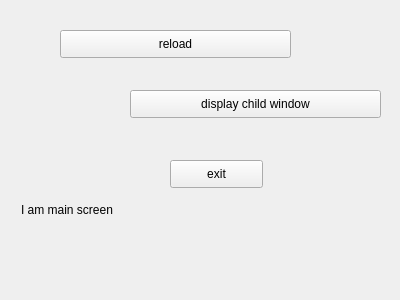
<?xml version="1.0" encoding="UTF-8"?>
<ui version="4.0">
 <class>myWidget</class>
 <widget class="QWidget" name="myWidget">
  <property name="geometry">
   <rect>
    <x>0</x>
    <y>0</y>
    <width>400</width>
    <height>300</height>
   </rect>
  </property>
  <property name="windowTitle">
   <string>myWidget</string>
  </property>
  <widget class="QLabel" name="label">
   <property name="geometry">
    <rect>
     <x>21</x>
     <y>200</y>
     <width>261</width>
     <height>20</height>
    </rect>
   </property>
   <property name="text">
    <string>I am main screen</string>
   </property>
  </widget>
  <widget class="QPushButton" name="showChildButton">
   <property name="geometry">
    <rect>
     <x>130</x>
     <y>90</y>
     <width>251</width>
     <height>28</height>
    </rect>
   </property>
   <property name="text">
    <string>display child window</string>
   </property>
  </widget>
  <widget class="QPushButton" name="pushButton">
   <property name="geometry">
    <rect>
     <x>60</x>
     <y>30</y>
     <width>231</width>
     <height>28</height>
    </rect>
   </property>
   <property name="text">
    <string>reload</string>
   </property>
  </widget>
  <widget class="QPushButton" name="pushButton_2">
   <property name="geometry">
    <rect>
     <x>170</x>
     <y>160</y>
     <width>93</width>
     <height>28</height>
    </rect>
   </property>
   <property name="text">
    <string>exit</string>
   </property>
  </widget>
 </widget>
 <layoutdefault spacing="6" margin="11"/>
 <resources/>
 <connections>
  <connection>
   <sender>pushButton_2</sender>
   <signal>clicked()</signal>
   <receiver>myWidget</receiver>
   <slot>close()</slot>
   <hints>
    <hint type="sourcelabel">
     <x>233</x>
     <y>180</y>
    </hint>
    <hint type="destinationlabel">
     <x>79</x>
     <y>149</y>
    </hint>
   </hints>
  </connection>
 </connections>
</ui>
